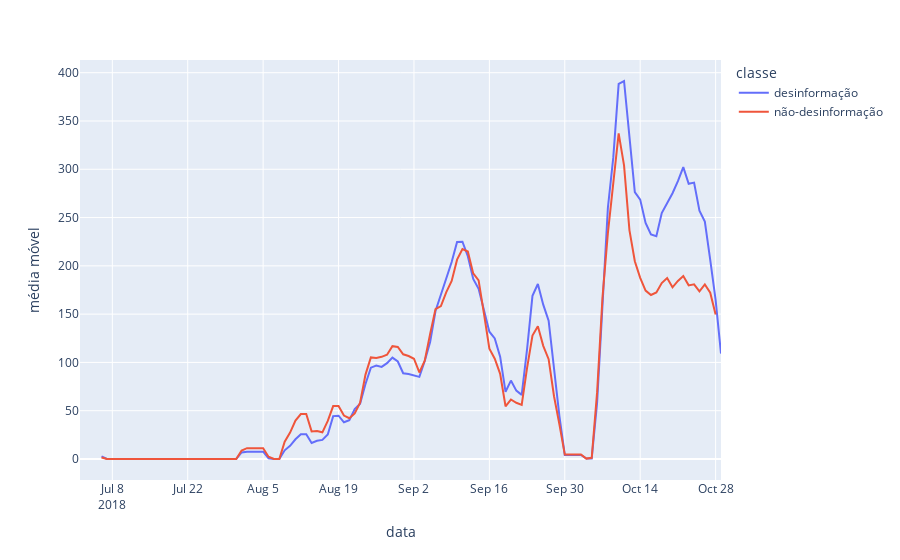

Write notebook code for a chart like this one.
### Code cell
fig = px.line(df_timeseries, x='data', y='média móvel',
              color="classe", line_group="classe", hover_name="classe")
fig.show()

### Figure 1 — Plotly figure (JSON) as saved in the notebook; plotly's stock layout.template omitted (floating-point values rounded to 4 significant figures)
{"data": [{"hovertemplate": "<b>%{hovertext}</b><br><br>classe=desinformação<br>data=%{x}<br>média móvel=%{y}<extra></extra>", "hovertext": ["desinformação", "desinformação", "desinformação", "desinformação", "desinformação", "desinformação", "desinformação", "desinformação", "desinformação", "desinformação", "desinformação", "desinformação", "desinformação", "desinformação", "desinformação", "desinformação", "desinformação", "desinformação", "desinformação", "desinformação", "desinformação", "desinformação", "desinformação", "desinformação", "desinformação", "desinformação", "desinformação", "desinformação", "desinformação", "desinformação", "desinformação", "desinformação", "desinformação", "desinformação", "desinformação", "desinformação", "desinformação", "desinformação", "desinformação", "desinformação", "desinformação", "desinformação", "desinformação", "desinformação", "desinformação", "desinformação", "desinformação", "desinformação", "desinformação", "desinformação", "desinformação", "desinformação", "desinformação", "desinformação", "desinformação", "desinformação", "desinformação", "desinformação", "desinformação", "desinformação", "desinformação", "desinformação", "desinformação", "desinformação", "desinformação", "desinformação", "desinformação", "desinformação", "desinformação", "desinformação", "desinformação", "desinformação", "desinformação", "desinformação", "desinformação", "desinformação", "desinformação", "desinformação", "desinformação", "desinformação", "desinformação", "desinformação", "desinformação", "desinformação", "desinformação", "desinformação", "desinformação", "desinformação", "desinformação", "desinformação", "desinformação", "desinformação", "desinformação", "desinformação", "desinformação", "desinformação", "desinformação", "desinformação", "desinformação", "desinformação", "desinformação", "desinformação", "desinformação", "desinformação", "desinformação", "desinformação", "desinformação", "desinformação", "desinformação", "desinformação", "desinformação", "desinformação", "desinformação", "desinformação", "desinformação", "desinformação", "desinformação", "desinformação", "desinformação", "desinformação"], "legendgroup": "desinformação", "line": {"color": "#636efa", "dash": "solid"}, "mode": "lines", "name": "desinformação", "orientation": "v", "showlegend": true, "type": "scatter", "x": ["2018-07-02T00:00:00", "2018-07-03T00:00:00", "2018-07-04T00:00:00", "2018-07-05T00:00:00", "2018-07-06T00:00:00", "2018-07-07T00:00:00", "2018-07-08T00:00:00", "2018-07-09T00:00:00", "2018-07-10T00:00:00", "2018-07-11T00:00:00", "2018-07-12T00:00:00", "2018-07-13T00:00:00", "2018-07-14T00:00:00", "2018-07-15T00:00:00", "2018-07-16T00:00:00", "2018-07-17T00:00:00", "2018-07-18T00:00:00", "2018-07-19T00:00:00", "2018-07-20T00:00:00", "2018-07-21T00:00:00", "2018-07-22T00:00:00", "2018-07-23T00:00:00", "2018-07-24T00:00:00", "2018-07-25T00:00:00", "2018-07-26T00:00:00", "2018-07-27T00:00:00", "2018-07-28T00:00:00", "2018-07-29T00:00:00", "2018-07-30T00:00:00", "2018-07-31T00:00:00", "2018-08-01T00:00:00", "2018-08-02T00:00:00", "2018-08-03T00:00:00", "2018-08-04T00:00:00", "2018-08-05T00:00:00", "2018-08-06T00:00:00", "2018-08-07T00:00:00", "2018-08-08T00:00:00", "2018-08-09T00:00:00", "2018-08-10T00:00:00", "2018-08-11T00:00:00", "2018-08-12T00:00:00", "2018-08-13T00:00:00", "2018-08-14T00:00:00", "2018-08-15T00:00:00", "2018-08-16T00:00:00", "2018-08-17T00:00:00", "2018-08-18T00:00:00", "2018-08-19T00:00:00", "2018-08-20T00:00:00", "2018-08-21T00:00:00", "2018-08-22T00:00:00", "2018-08-23T00:00:00", "2018-08-24T00:00:00", "2018-08-25T00:00:00", "2018-08-26T00:00:00", "2018-08-27T00:00:00", "2018-08-28T00:00:00", "2018-08-29T00:00:00", "2018-08-30T00:00:00", "2018-08-31T00:00:00", "2018-09-01T00:00:00", "2018-09-02T00:00:00", "2018-09-03T00:00:00", "2018-09-04T00:00:00", "2018-09-05T00:00:00", "2018-09-06T00:00:00", "2018-09-07T00:00:00", "2018-09-08T00:00:00", "2018-09-09T00:00:00", "2018-09-10T00:00:00", "2018-09-11T00:00:00", "2018-09-12T00:00:00", "2018-09-13T00:00:00", "2018-09-14T00:00:00", "2018-09-15T00:00:00", "2018-09-16T00:00:00", "2018-09-17T00:00:00", "2018-09-18T00:00:00", "2018-09-19T00:00:00", "2018-09-20T00:00:00", "2018-09-21T00:00:00", "2018-09-22T00:00:00", "2018-09-23T00:00:00", "2018-09-24T00:00:00", "2018-09-25T00:00:00", "2018-09-26T00:00:00", "2018-09-27T00:00:00", "2018-09-28T00:00:00", "2018-09-29T00:00:00", "2018-09-30T00:00:00", "2018-10-01T00:00:00", "2018-10-02T00:00:00", "2018-10-03T00:00:00", "2018-10-04T00:00:00", "2018-10-05T00:00:00", "2018-10-06T00:00:00", "2018-10-07T00:00:00", "2018-10-08T00:00:00", "2018-10-09T00:00:00", "2018-10-10T00:00:00", "2018-10-11T00:00:00", "2018-10-12T00:00:00", "2018-10-13T00:00:00", "2018-10-14T00:00:00", "2018-10-15T00:00:00", "2018-10-16T00:00:00", "2018-10-17T00:00:00", "2018-10-18T00:00:00", "2018-10-19T00:00:00", "2018-10-20T00:00:00", "2018-10-21T00:00:00", "2018-10-22T00:00:00", "2018-10-23T00:00:00", "2018-10-24T00:00:00", "2018-10-25T00:00:00", "2018-10-26T00:00:00", "2018-10-27T00:00:00", "2018-10-28T00:00:00", "2018-10-29T00:00:00"], "xaxis": "x", "y": [null, null, null, null, 2.8, 0, 0, 0, 0, 0, 0, 0, 0, 0, 0, 0, 0, 0, 0, 0, 0, 0, 0, 0, 0, 0, 0, 0, 0, 0, 6.8, 7.6, 7.6, 7.6, 7.6, 0.8, 0, 0, 9, 13.6, 20.4, 25.6, 25.6, 16.6, 18.8, 19.8, 25.4, 44.4, 44.8, 38, 40.2, 51.8, 57.2, 77.6, 94.6, 96.8, 95.4, 99.2, 105, 101, 88.8, 88, 86.4, 85, 101.4, 121.2, 153.2, 169.6, 186.8, 204, 224.8, 225, 210, 186.4, 176.2, 152.4, 131.8, 124.8, 106, 69.6, 81.2, 70.8, 66.4, 113.8, 169, 181.2, 159.8, 143.2, 95.8, 44.4, 4.2, 4.2, 4.2, 4.2, 0.4, 0.6, 58.2, 162, 260, 312, 388.4, 391.4, 335.6, 276.4, 268.6, 244.4, 232.6, 230.6, 254.6, 265, 275.2, 287.8, 302.2, 285, 286.2, 257, 245.8, 206.2, 164.8, 109.2], "yaxis": "y"}, {"hovertemplate": "<b>%{hovertext}</b><br><br>classe=não-desinformação<br>data=%{x}<br>média móvel=%{y}<extra></extra>", "hovertext": ["não-desinformação", "não-desinformação", "não-desinformação", "não-desinformação", "não-desinformação", "não-desinformação", "não-desinformação", "não-desinformação", "não-desinformação", "não-desinformação", "não-desinformação", "não-desinformação", "não-desinformação", "não-desinformação", "não-desinformação", "não-desinformação", "não-desinformação", "não-desinformação", "não-desinformação", "não-desinformação", "não-desinformação", "não-desinformação", "não-desinformação", "não-desinformação", "não-desinformação", "não-desinformação", "não-desinformação", "não-desinformação", "não-desinformação", "não-desinformação", "não-desinformação", "não-desinformação", "não-desinformação", "não-desinformação", "não-desinformação", "não-desinformação", "não-desinformação", "não-desinformação", "não-desinformação", "não-desinformação", "não-desinformação", "não-desinformação", "não-desinformação", "não-desinformação", "não-desinformação", "não-desinformação", "não-desinformação", "não-desinformação", "não-desinformação", "não-desinformação", "não-desinformação", "não-desinformação", "não-desinformação", "não-desinformação", "não-desinformação", "não-desinformação", "não-desinformação", "não-desinformação", "não-desinformação", "não-desinformação", "não-desinformação", "não-desinformação", "não-desinformação", "não-desinformação", "não-desinformação", "não-desinformação", "não-desinformação", "não-desinformação", "não-desinformação", "não-desinformação", "não-desinformação", "não-desinformação", "não-desinformação", "não-desinformação", "não-desinformação", "não-desinformação", "não-desinformação", "não-desinformação", "não-desinformação", "não-desinformação", "não-desinformação", "não-desinformação", "não-desinformação", "não-desinformação", "não-desinformação", "não-desinformação", "não-desinformação", "não-desinformação", "não-desinformação", "não-desinformação", "não-desinformação", "não-desinformação", "não-desinformação", "não-desinformação", "não-desinformação", "não-desinformação", "não-desinformação", "não-desinformação", "não-desinformação", "não-desinformação", "não-desinformação", "não-desinformação", "não-desinformação", "não-desinformação", "não-desinformação", "não-desinformação", "não-desinformação", "não-desinformação", "não-desinformação", "não-desinformação", "não-desinformação", "não-desinformação", "não-desinformação", "não-desinformação", "não-desinformação", "não-desinformação", "não-desinformação", "não-desinformação", "não-desinformação"], "legendgroup": "não-desinformação", "line": {"color": "#EF553B", "dash": "solid"}, "mode": "lines", "name": "não-desinformação", "orientation": "v", "showlegend": true, "type": "scatter", "x": ["2018-07-02T00:00:00", "2018-07-03T00:00:00", "2018-07-04T00:00:00", "2018-07-05T00:00:00", "2018-07-06T00:00:00", "2018-07-07T00:00:00", "2018-07-08T00:00:00", "2018-07-09T00:00:00", "2018-07-10T00:00:00", "2018-07-11T00:00:00", "2018-07-12T00:00:00", "2018-07-13T00:00:00", "2018-07-14T00:00:00", "2018-07-15T00:00:00", "2018-07-16T00:00:00", "2018-07-17T00:00:00", "2018-07-18T00:00:00", "2018-07-19T00:00:00", "2018-07-20T00:00:00", "2018-07-21T00:00:00", "2018-07-22T00:00:00", "2018-07-23T00:00:00", "2018-07-24T00:00:00", "2018-07-25T00:00:00", "2018-07-26T00:00:00", "2018-07-27T00:00:00", "2018-07-28T00:00:00", "2018-07-29T00:00:00", "2018-07-30T00:00:00", "2018-07-31T00:00:00", "2018-08-01T00:00:00", "2018-08-02T00:00:00", "2018-08-03T00:00:00", "2018-08-04T00:00:00", "2018-08-05T00:00:00", "2018-08-06T00:00:00", "2018-08-07T00:00:00", "2018-08-08T00:00:00", "2018-08-09T00:00:00", "2018-08-10T00:00:00", "2018-08-11T00:00:00", "2018-08-12T00:00:00", "2018-08-13T00:00:00", "2018-08-14T00:00:00", "2018-08-15T00:00:00", "2018-08-16T00:00:00", "2018-08-17T00:00:00", "2018-08-18T00:00:00", "2018-08-19T00:00:00", "2018-08-20T00:00:00", "2018-08-21T00:00:00", "2018-08-22T00:00:00", "2018-08-23T00:00:00", "2018-08-24T00:00:00", "2018-08-25T00:00:00", "2018-08-26T00:00:00", "2018-08-27T00:00:00", "2018-08-28T00:00:00", "2018-08-29T00:00:00", "2018-08-30T00:00:00", "2018-08-31T00:00:00", "2018-09-01T00:00:00", "2018-09-02T00:00:00", "2018-09-03T00:00:00", "2018-09-04T00:00:00", "2018-09-05T00:00:00", "2018-09-06T00:00:00", "2018-09-07T00:00:00", "2018-09-08T00:00:00", "2018-09-09T00:00:00", "2018-09-10T00:00:00", "2018-09-11T00:00:00", "2018-09-12T00:00:00", "2018-09-13T00:00:00", "2018-09-14T00:00:00", "2018-09-15T00:00:00", "2018-09-16T00:00:00", "2018-09-17T00:00:00", "2018-09-18T00:00:00", "2018-09-19T00:00:00", "2018-09-20T00:00:00", "2018-09-21T00:00:00", "2018-09-22T00:00:00", "2018-09-23T00:00:00", "2018-09-24T00:00:00", "2018-09-25T00:00:00", "2018-09-26T00:00:00", "2018-09-27T00:00:00", "2018-09-28T00:00:00", "2018-09-29T00:00:00", "2018-09-30T00:00:00", "2018-10-01T00:00:00", "2018-10-02T00:00:00", "2018-10-03T00:00:00", "2018-10-04T00:00:00", "2018-10-05T00:00:00", "2018-10-06T00:00:00", "2018-10-07T00:00:00", "2018-10-08T00:00:00", "2018-10-09T00:00:00", "2018-10-10T00:00:00", "2018-10-11T00:00:00", "2018-10-12T00:00:00", "2018-10-13T00:00:00", "2018-10-14T00:00:00", "2018-10-15T00:00:00", "2018-10-16T00:00:00", "2018-10-17T00:00:00", "2018-10-18T00:00:00", "2018-10-19T00:00:00", "2018-10-20T00:00:00", "2018-10-21T00:00:00", "2018-10-22T00:00:00", "2018-10-23T00:00:00", "2018-10-24T00:00:00", "2018-10-25T00:00:00", "2018-10-26T00:00:00", "2018-10-27T00:00:00", "2018-10-28T00:00:00"], "xaxis": "x", "y": [null, null, null, null, 1.6, 0, 0, 0, 0, 0, 0, 0, 0, 0, 0, 0, 0, 0, 0, 0, 0, 0, 0, 0, 0, 0, 0, 0, 0, 0, 8.8, 11.2, 11.2, 11.2, 11.2, 2.4, 0, 0, 18, 27.4, 39.8, 46.6, 46.6, 28.6, 29, 27.6, 39.4, 54.8, 54.8, 45, 42.2, 47.2, 58.2, 87.4, 105.2, 104.6, 105.8, 108, 116.8, 116, 108.4, 106.6, 103.8, 89.6, 101.8, 129.6, 155.2, 158.4, 172.8, 184.4, 206.4, 217.4, 214.8, 192.2, 185, 150.2, 114.2, 103.8, 88.2, 54.6, 61.6, 58.2, 56, 94.4, 127.8, 137.4, 117.2, 103.4, 65, 35.8, 4.6, 4.6, 4.6, 4.6, 0.4, 1.2, 69.2, 167.4, 233.8, 284, 337.2, 304, 237, 204.8, 187.6, 174.4, 169.8, 172.4, 182.2, 187.4, 177.8, 184.4, 189.4, 179.8, 180.8, 173.6, 180.8, 172.2, 149.6], "yaxis": "y"}], "layout": {"legend": {"title": {"text": "classe"}, "tracegroupgap": 0}, "margin": {"t": 60}, "xaxis": {"anchor": "y", "domain": [0, 1], "title": {"text": "data"}}, "yaxis": {"anchor": "x", "domain": [0, 1], "title": {"text": "média móvel"}}}}
